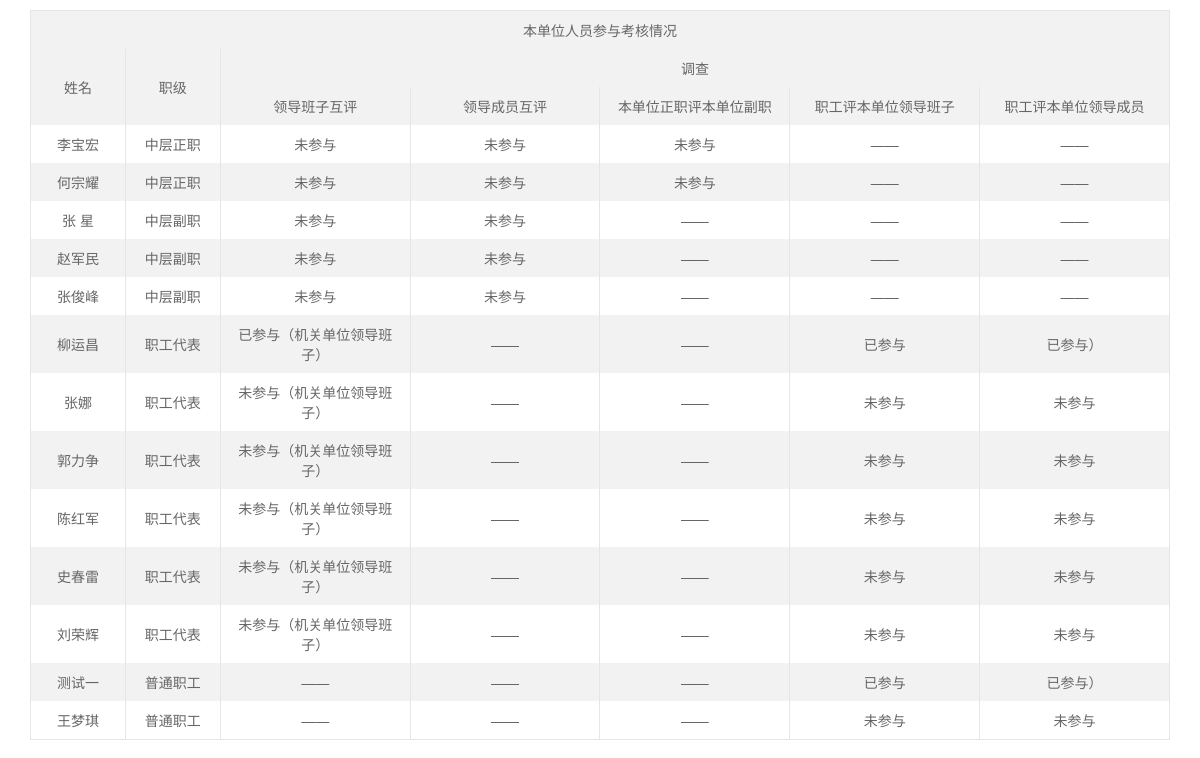
Before: /voteinformation/view.php (signed in) with the older database file.
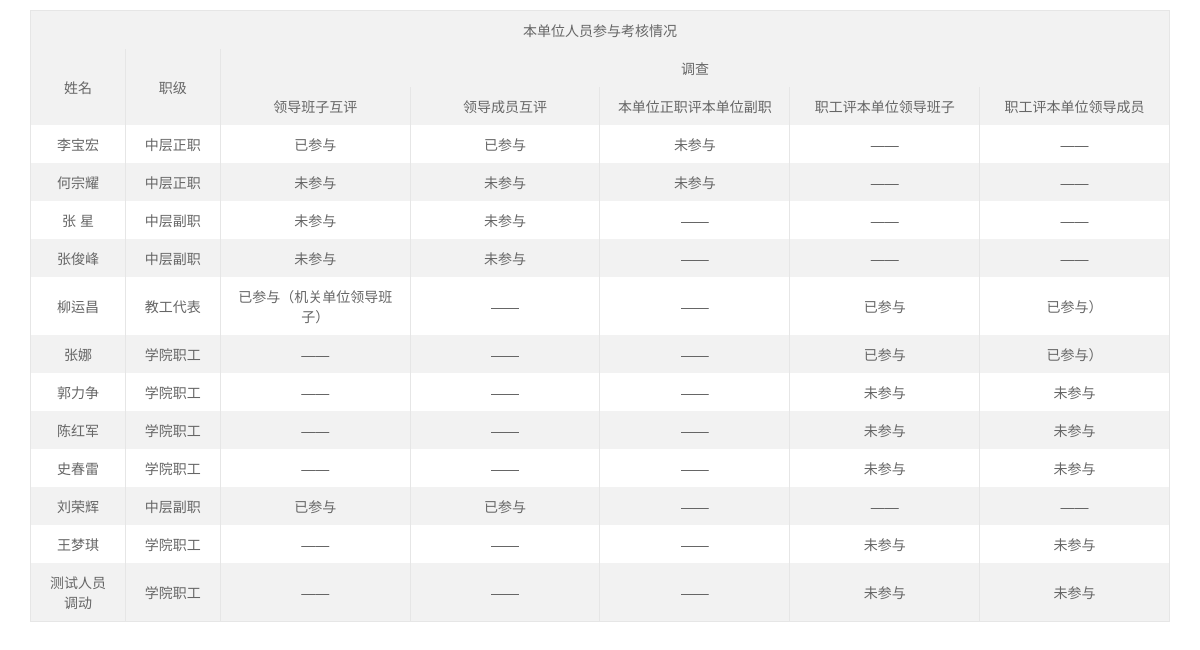
After: the same page with the newer database file.
### tables this page shows
CREATE TABLE `userinfo` (
  `UserID` int(11) NOT NULL AUTO_INCREMENT,
  `Account` varchar(20) NOT NULL,
  `UserName` varchar(20) NOT NULL,
  `Passwd` varchar(80) NOT NULL,
  `Photo` varchar(100) NOT NULL,
  `DeptID` int(11) DEFAULT NULL,
  `LevelID` int(11) DEFAULT NULL,
  `session_id` varchar(255) DEFAULT NULL,
  `logtimes` int(11) DEFAULT '0',
  `IsDB` int(255) DEFAULT NULL,
  PRIMARY KEY (`UserID`) USING BTREE,
  KEY `fk_deptid` (`DeptID`) USING BTREE,
  KEY `fk_levelid` (`LevelID`) USING BTREE,
  CONSTRAINT `fk_deptid` FOREIGN KEY (`DeptID`) REFERENCES `deptinfo` (`DeptID`) ON DELETE CASCADE ON UPDATE CASCADE,
  CONSTRAINT `fk_levelid` FOREIGN KEY (`LevelID`) REFERENCES `levelinfo` (`LevelID`) ON DELETE NO ACTION ON UPDATE NO ACTION
);

CREATE TABLE `levelinfo` (
  `LevelID` int(11) NOT NULL AUTO_INCREMENT,
  `LevelName` varchar(20) NOT NULL,
  `Memo` varchar(255) NOT NULL,
  `IsBanned` tinyint(1) DEFAULT NULL,
  PRIMARY KEY (`LevelID`) USING BTREE
);

### voteinformation/view.php (the view, shortened to what this page needs)
<?php require_once('../Connections/connjxkh.php'); ?>
<!DOCTYPE html PUBLIC "-//W3C//DTD XHTML 1.0 Transitional//EN"
        "http://www.w3.org/TR/xhtml1/DTD/xhtml1-transitional.dtd">
<html xmlns="http://www.w3.org/1999/xhtml">
<head>
<link rel="stylesheet" href="../lib/layui245/css/layui.css"  media="all">
<?php
$sql01="select RecordCode from voterecord where khtype=1";
$result01 = mysql_fetch_assoc(mysql_query($sql01, $connjxkh));
$tableName01="qz_ldbzkhinfo_".$result01['RecordCode'];
$tableName02="qz_ldcykhinfo_".$result01['RecordCode'];
$tableName03="zc_ldbzkhinfo_".$result01['RecordCode'];
$tableName04="zc_ldcykhinfo_".$result01['RecordCode'];
$sql02="select UserID,UserName,LevelID from userinfo where DeptID=".$_SESSION['Admin_DeptID'];
$result02 = mysql_query($sql02, $connjxkh);
?>
</head>
<body class="layui-main ">
<form class="layui-form">
<div class="layui-form">
<table class="layui-table" lay-even="" lay-skin="row">
  <colgroup>
    <col width="50">
    <col width="50">
    <col width="100">
    <col width="100">
    <col width="100">
    <col width="100">
    <col width="100">
    <col>
  </colgroup>
  <thead align="center">
	<tr>
		<td colspan=7 align="center">本单位人员参与考核情况</td>
	</tr>
	 <tr>
      <td rowspan=2>姓名</td>
	  <td rowspan=2>职级</td>
      <td colspan=5>调查</td>
    </tr>
    <tr>
      <td>领导班子互评</td>
      <td>领导成员互评</td>
      <td>本单位正职评本单位副职</td>
	  <td>职工评本单位领导班子</td>
	  <td>职工评本单位领导成员</td>
    </tr>
  </thead>
  <tbody align="center">
    <?php
		while($row=mysql_fetch_row($result02)){
			$sql03="select LevelName from levelinfo where LevelID=".$row[2];
			$result03 = mysql_fetch_assoc(mysql_query($sql03, $connjxkh));
			echo "<tr><td>".$row[1]."</td>";
			echo "<td>".$result03['LevelName']."</td>";
			if($row[2]==2){
				$sql04="SELECT COUNT(DISTINCT UserID) AS num FROM $tableName03 WHERE UserID =".$row[0];
				$result04 =	mysql_fetch_assoc(mysql_query($sql04, $connjxkh));
				$sql05="SELECT COUNT(DISTINCT UserID) AS num FROM $tableName04 WHERE UserID =".$row[0];
				$result05 =	mysql_fetch_assoc(mysql_query($sql05, $connjxkh));
				$sql06="SELECT COUNT(DISTINCT UserID) AS num FROM $tableName02 WHERE UserID =".$row[0];
				$result06 =	mysql_fetch_assoc(mysql_query($sql06, $connjxkh));
				if($result04['num']==1){echo "<td>已参与</td>";} else {echo "<td>未参与</td>";}
				if($result05['num']==1){echo "<td>已参与</td>";} else {echo "<td>未参与</td>";}
				if($result06['num']==1){echo "<td>已参与</td>";} else {echo "<td>未参与</td>";}
				echo "<td>——</td>";
				echo "<td>——</td></tr>";
			}
			if($row[2]==3){
				$sql07="SELECT COUNT(DISTINCT UserID) AS num FROM $tableName03 WHERE UserID =".$row[0];
				$result07 =	mysql_fetch_assoc(mysql_query($sql07, $connjxkh));
				$sql08="SELECT COUNT(DISTINCT UserID) AS num FROM $tableName04 WHERE UserID =".$row[0];
				$result08 =	mysql_fetch_assoc(mysql_query($sql08, $connjxkh));
				if($result07['num']==1){echo "<td>已参与</td>";} else {echo "<td>未参与</td>";}
				if($result08['num']==1){echo "<td>已参与</td>";} else {echo "<td>未参与</td>";}
				echo "<td>——</td>";
				echo "<td>——</td>";
				echo "<td>——</td></tr>";
			}
			if($row[2]==4){
				$sql010="SELECT COUNT(DISTINCT UserID) AS num FROM $tableName03 WHERE UserID =".$row[0];
				$result010 = mysql_fetch_assoc(mysql_query($sql010, $connjxkh));
				$sql011="SELECT COUNT(DISTINCT UserID) AS num FROM $tableName02 WHERE UserID =".$row[0];
				$result011 = mysql_fetch_assoc(mysql_query($sql011, $connjxkh));
				$sql012="SELECT COUNT(DISTINCT UserID) AS num FROM $tableName01 WHERE UserID =".$row[0];
				$result012 = mysql_fetch_assoc(mysql_query($sql012, $connjxkh));
				if($result010['num']==1){echo "<td>已参与（机关单位领导班子）</td>";} else {echo "<td>未参与（机关单位领导班子）</td>";}
				echo "<td>——</td>";
				echo "<td>——</td>";
				if($result012['num']==1){echo "<td>已参与</td>";} else {echo "<td>未参与</td>";}
				if($result011['num']==1){echo "<td>已参与）</td>";} else {echo "<td>未参与</td></tr>";}
			}
			if($row[2]==6){
				$sql013="SELECT COUNT(DISTINCT UserID) AS num FROM $tableName02 WHERE UserID =".$row[0];
				$result013 = mysql_fetch_assoc(mysql_query($sql013, $connjxkh));
				$sql014="SELECT COUNT(DISTINCT UserID) AS num FROM $tableName01 WHERE UserID =".$row[0];
				$result014 = mysql_fetch_assoc(mysql_query($sql014, $connjxkh));
				echo "<td>——</td>";
				echo "<td>——</td>";
				echo "<td>——</td>";
				if($result014['num']==1){echo "<td>已参与</td>";} else {echo "<td>未参与</td>";}
				if($result013['num']==1){echo "<td>已参与）</td>";} else {echo "<td>未参与</td></tr>";}
			}
		}
	?>
  </tbody>
</table>
</form>
</body>
</html>

Changed rows visible on the page:
no longer on this page (row edited): userinfo: UserName "赵军民", LevelID.LevelName "中层副职", shows "未参与"
removed userinfo: UserName "测试一", LevelID.LevelName "普通职工", shows "已参与", shows "已参与）"
changed userinfo "李宝宏": text "未参与 未参与" → "已参与 已参与"
changed userinfo "柳运昌": LevelID.LevelName "职工代表" → "教工代表"
changed userinfo "张娜": LevelID.LevelName "职工代表" → "学院职工"; LevelID "未参与（机关单位领导班子） 未参与 未参与" → "已参与 已参与）"
changed userinfo "郭力争": LevelID.LevelName "职工代表" → "学院职工"; no longer shows "未参与（机关单位领导班子）"
changed userinfo "陈红军": LevelID.LevelName "职工代表" → "学院职工"; no longer shows "未参与（机关单位领导班子）"
changed userinfo "史春雷": LevelID.LevelName "职工代表" → "学院职工"; no longer shows "未参与（机关单位领导班子）"
changed userinfo "刘荣辉": LevelID.LevelName "职工代表" → "中层副职"; LevelID "未参与（机关单位领导班子） 未参与 未参与" → "已参与 已参与"
changed userinfo "王梦琪": LevelID.LevelName "普通职工" → "学院职工"
added userinfo: UserName "测试人员调动", LevelID.LevelName "学院职工", shows "未参与"
